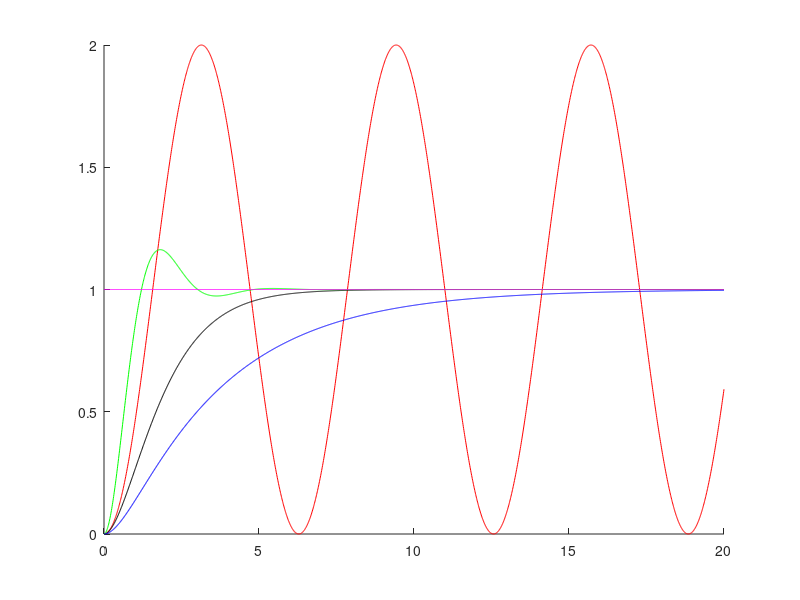

Write the MATLAB code that produced this figure.
d0 = tf(1.0,[1 0 1]); %undamped
d1 = tf(1.0,[1 2 1]); %critically damped
d2 = tf(4.0,[1 2 4]); %under damped
d3 = tf(0.5,[1 2 0.5]); %over damped

T= [0: 0.01: 20];%set up the time increments

[y0,t]=step(d0,T);%step response over one second
[y1,t]=step(d1,T);%step response over one second
[y2,t]=step(d2,T);%step response over one second
[y3,t]=step(d3,T);%step response over one second

stept = 1 + 0*t; %graph to show step response
clf; %clear all graphs
hold on % put each graph on top of each other
plot(t,y0, 'r');
plot(t,y1,'k');
plot(t,y2,'g');
plot(t,y3,'b');
plot(t,stept,'m');
